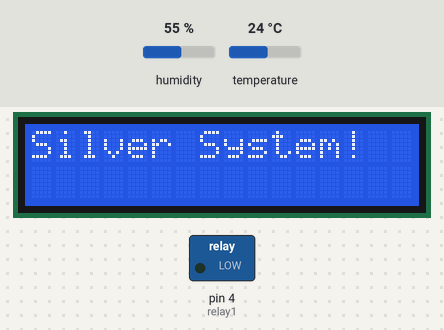
Bench run of a sketch on a simulated Arduino Uno, built with avr-gcc and run on an emulated ATmega328P. Parts: 16×2 character LCD, switched loads named in the sketch (green lamp = pin HIGH). The test bench sets the inputs (shaded band); at power-on: temperature 24 °C, humidity 55 %.

Above: at 0.4 s.
At 5.3 s:
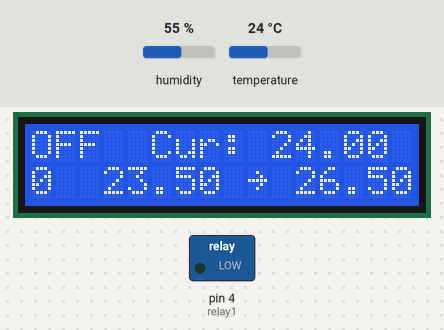
5.4 s: temperature set to 23.1 °C
At 8.5 s:
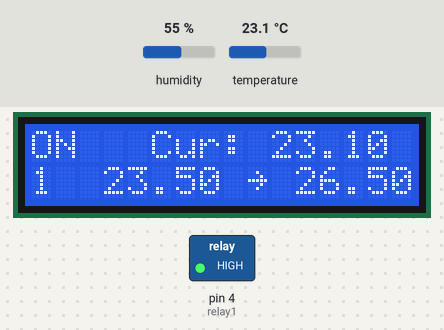
9.2 s: temperature set to 25.8 °C
At 10.4 s:
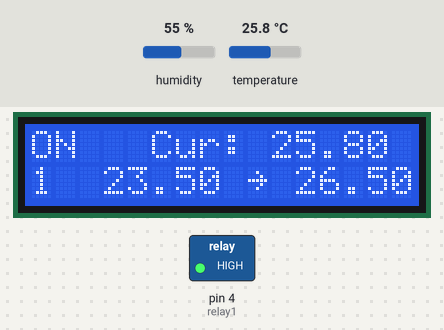
12.6 s: temperature set to 27.3 °C
At 15.1 s:
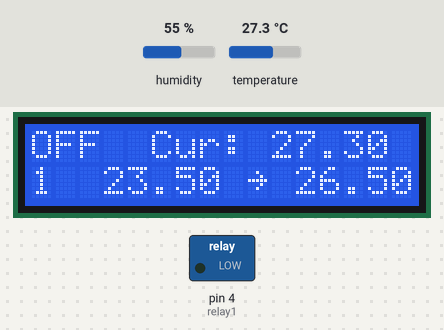
Timing chart, 0 to 16.6 s (numbered marks = the images above; inputs shaded):
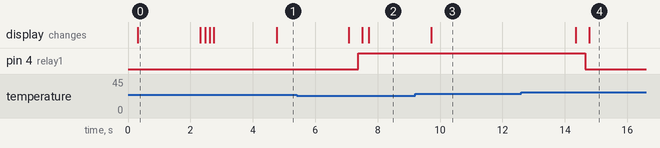

Measured:
- the behaviour switches between 23.6 and 23.5 °C on temperature (found by bisection; images 1 and 2)
- the behaviour switches between 26.5 and 26.6 °C on temperature (found by bisection; images 3 and 4)
- after the input at 5.4 s, pin 4 (relay1): LOW → HIGH after 2.0 s; the display: first changes after 1.7 s (image 2 shows a later state)
- after the input at 9.2 s, the display: changes after 0.52 s (image 3)
- after the input at 12.6 s, pin 4 (relay1): HIGH → LOW after 2.0 s; the display: first changes after 1.7 s (image 4 shows a later state)
- what the display in image 0 shows lasts 2.0 s, from 0.3 s to 2.3 s

The sketch:

SilverSystem.ino
```cpp
#include <DHT.h>
#include <Wire.h>  // Arduino IDE 內建
#include <LiquidCrystal_I2C.h>

#define DHTPIN 2 //定義訊號要從PIN2 進來
DHT dht(DHTPIN, DHT22);

// I2C LCD 設定
LiquidCrystal_I2C lcd(0x3F, 2, 1, 0, 4, 5, 6, 7, 3, POSITIVE);  // 設定 LCD I2C 位址

const char CurTemptureMessage[] PROGMEM = {"Cur: "};
const char HelloMessage[] PROGMEM = {"Silver System!"};
const char SerialTitleMessage[] PROGMEM = {"Humidity and temperature\n\n"};
const char DHTErrorMessage[] PROGMEM = {"Failed to read from DHT sensor!"};
const char RelayOpenMessage[] PROGMEM = {"Relay Open"};
const char RelayCloseMessage[] PROGMEM = {"Relay Close"};
const char TemptureSettingMark[] PROGMEM = {" ~ "};
const char OnMessage[] PROGMEM = {"ON "};
const char OffMessage[] PROGMEM = {"OFF"};

int relay1 = 4; //設定繼電器1為第4孔

#define LOWTEMP 23.5
#define HIGHTEMP 26.5

// Relay Status
bool isRelayOpen = false;
uint8_t  RelayOpenCounter = 0;
float readTempt = 0.0;
char chBuffer;
uint8_t i = 0; // for counter

void printPGM_lcd(const char *data)
{
  delay(100);
  int len = strlen_P(data);

  for(i = 0; i < len; i++)
  {
    chBuffer = pgm_read_byte_near(data + i);
    delay(10);
    lcd.print(chBuffer);
  }
}

void printPGM_serial(const char *data)
{
  int len = strlen_P(data);

  for(i = 0; i < len; i++)
  {
    chBuffer = pgm_read_byte_near(data + i);
    Serial.print(chBuffer);
  }
  Serial.print("\n");
}

void printCounter()
{
  lcd.setCursor(0, 1); // 設定游標位置在第二行第0位
  lcd.print(RelayOpenCounter);
}

void printLCDTemptureSetting()
{
  lcd.setCursor(3, 1); // 設定游標位置在第二行第4位
  lcd.print(LOWTEMP);

  printPGM_lcd(TemptureSettingMark);

  lcd.print(HIGHTEMP);
}

void setup() {

  lcd.begin(16, 2);      // 初始化 LCD，一行 16 的字元，共 2 行，預設開啟背光
  lcd.backlight(); // 開啟背光
  lcd.setCursor(0, 0); // 設定游標位置在第一行行首
  printPGM_lcd(HelloMessage);

  //   DHT22
  Serial.begin(9600);
  delay(300);             //Let system settle

  #if defined(SERIAL_DEBUG_OUTPUT)
  printPGM_serial(SerialTitleMessage);
  #endif

  delay(700);             //Wait rest of 1000ms recommended delay before
  //accessing sensor
  dht.begin();

  // 二路繼電器

  pinMode(relay1, OUTPUT);         //設定繼電器1为输出

  delay(1000);
  lcd.clear();

  lcd.setCursor(5, 0); // 設定游標位置在第一行第5位
  printPGM_lcd(CurTemptureMessage);

  printLCDTemptureSetting();

  // 繼電器預設關閉
  isRelayOpen = false;
  digitalWrite(relay1, LOW);          //繼電器1開關斷開

  #if defined(SERIAL_DEBUG_OUTPUT)
  printPGM_serial(RelayCloseMessage);
  #endif

  lcd.setCursor(0, 0); // 設定游標位置在第一行第0位
  printPGM_lcd(OffMessage);

  printCounter();
}

void loop() {
  // Wait a few seconds between measurements.
  delay(2000);

  // Read temperature as Celsius (the default)
  readTempt = dht.readTemperature();

  // Check if any reads failed and exit early (to try again).
  if (isnan(readTempt)) {

    #if defined(SERIAL_DEBUG_OUTPUT)
    printPGM_serial(DHTErrorMessage);
    #endif

    return;
  }

  //  String

  #if defined(SERIAL_DEBUG_OUTPUT)
  Serial.println(readTempt);
  #endif

  lcd.setCursor(10, 0); // 設定游標位置在第一行第10位
  lcd.print(readTempt);

  delay(300);

  if (readTempt <= LOWTEMP)
  {
    if(isRelayOpen == false)
    {
      digitalWrite(relay1, HIGH);          //繼電器1開關導通
      isRelayOpen = true;


      #if defined(SERIAL_DEBUG_OUTPUT)
      printPGM_serial(RelayOpenMessage);
      #endif

      lcd.setCursor(0, 0); // 設定游標位置在第一行第0位
      printPGM_lcd(OnMessage);

      delay(200);
      RelayOpenCounter++;
      printCounter();
    }
  }
  else if (readTempt > HIGHTEMP)
  {
    if(isRelayOpen == true)
    {
      digitalWrite(relay1, LOW);          //繼電器1開關斷開
      isRelayOpen = false;


      #if defined(SERIAL_DEBUG_OUTPUT)
      printPGM_serial(RelayCloseMessage);
      #endif

      lcd.setCursor(0, 0); // 設定游標位置在第一行第0位
      printPGM_lcd(OffMessage);
    }
  }
}
```
